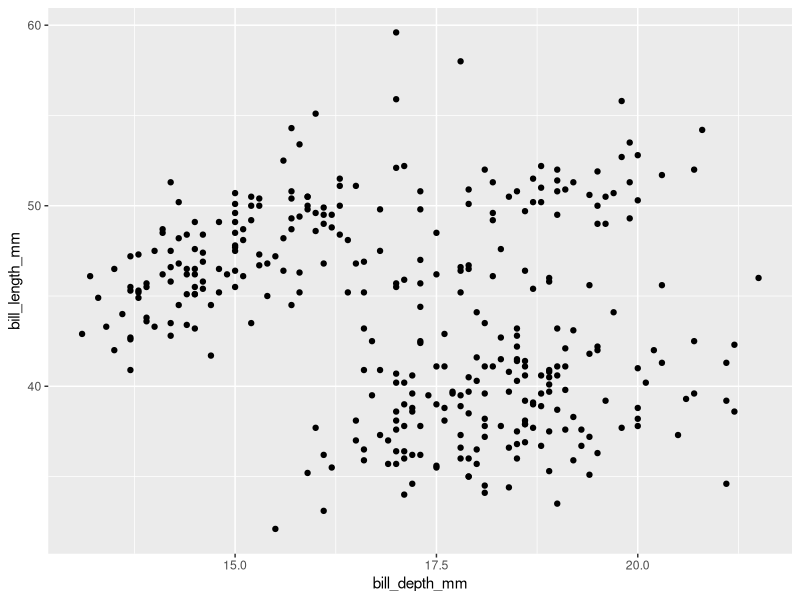
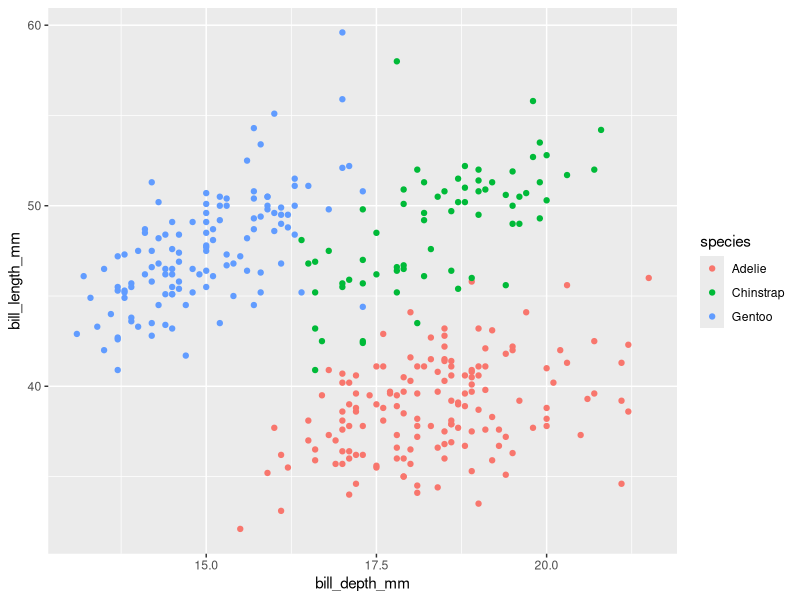
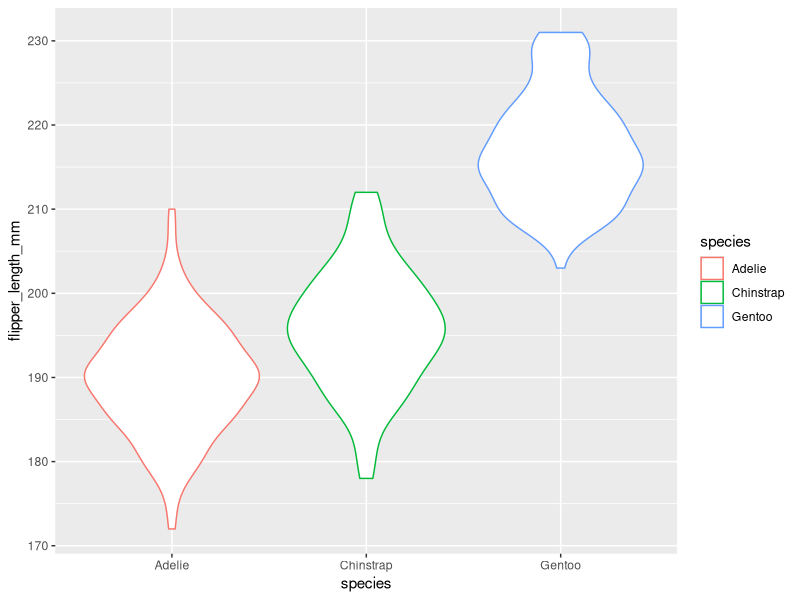
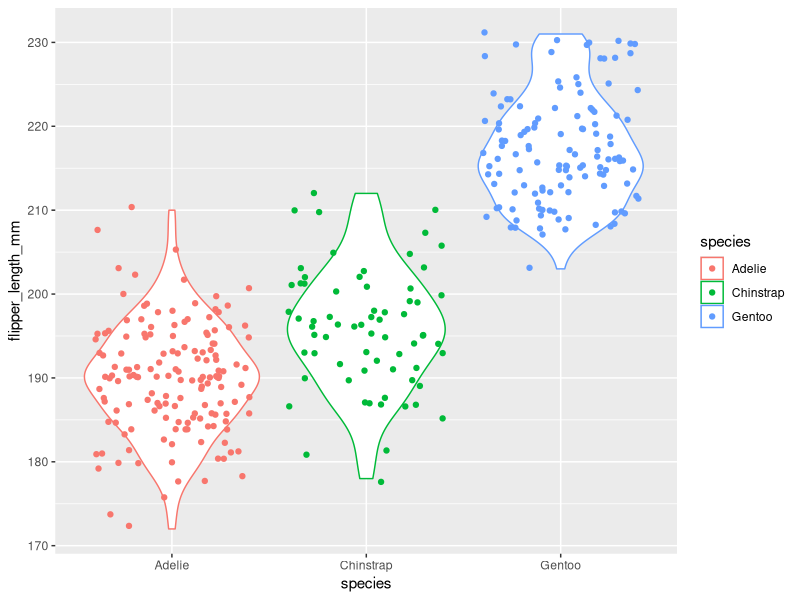
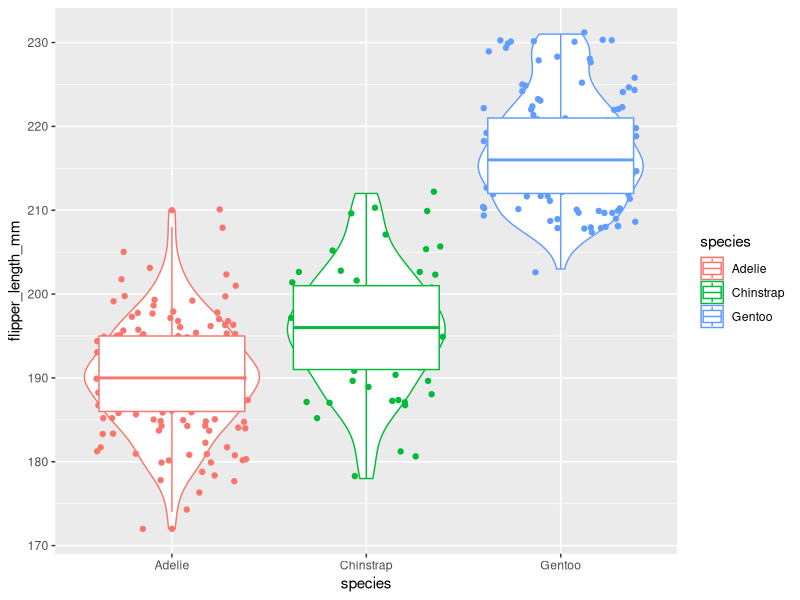
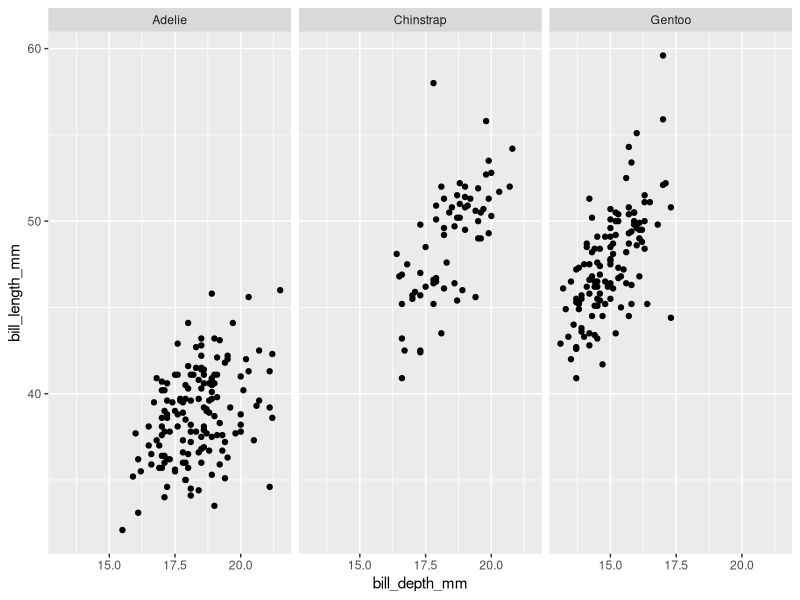
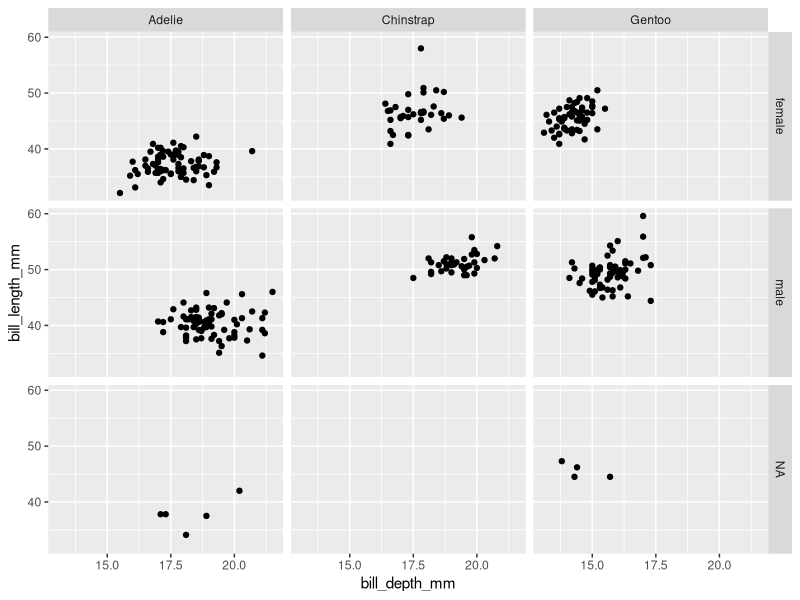
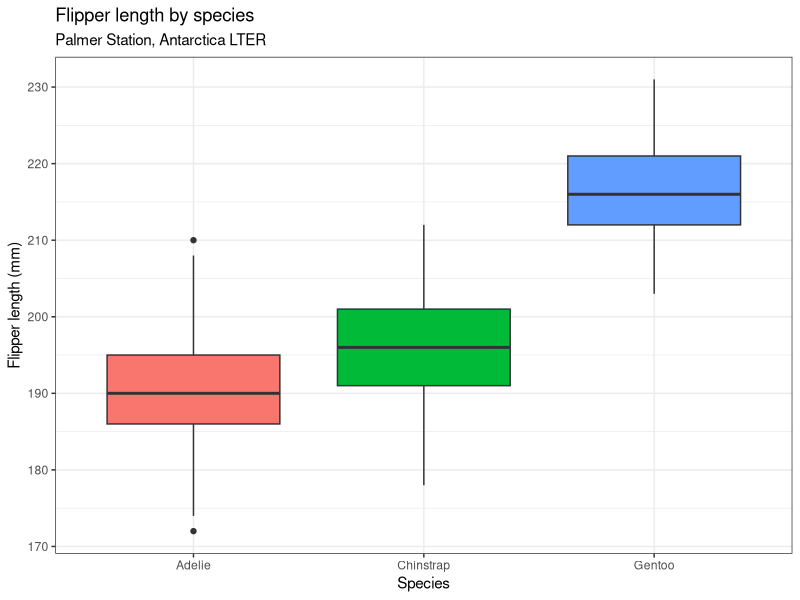

Source code (R) for these figures, in order:
## ---- chunk 1
library(ggplot2)
library(palmerpenguins)
data(penguins)

ggplot(data = penguins, aes(x=bill_depth_mm, y=bill_length_mm)) + geom_point()
## ---- chunk 2
ggplot(data = penguins, aes(x=bill_depth_mm, y=bill_length_mm, color=species)) + geom_point()
## ---- chunk 3
ggplot(data = penguins, aes(x=species, y=flipper_length_mm, color=species)) + geom_violin()
## ---- chunk 4
ggplot(data = penguins, aes(x=species, y=flipper_length_mm, color=species)) + geom_violin() + geom_jitter()
## ---- chunk 5
ggplot(data = penguins, aes(x=species, y=flipper_length_mm, color=species)) + geom_violin() + geom_jitter() + geom_boxplot()
## ---- chunk 6
ggplot(data = penguins, aes(x=bill_depth_mm, y=bill_length_mm)) +
  geom_point() +
  facet_wrap(~species)
## ---- chunk 7
ggplot(data = penguins, aes(x=bill_depth_mm, y=bill_length_mm)) +
  geom_point() +
  facet_grid(sex ~ species)
## ---- chunk 8
ggplot(data = penguins, aes(x=species, y=flipper_length_mm, fill=species)) +
  geom_boxplot() +
  scale_y_continuous(breaks = seq(170, 235, by = 10)) +
  labs(title = "Flipper length by species",
       subtitle = "Palmer Station, Antarctica LTER",
       x = "Species", y = "Flipper length (mm)") +
  theme_bw() +
  theme(legend.position = "none")
